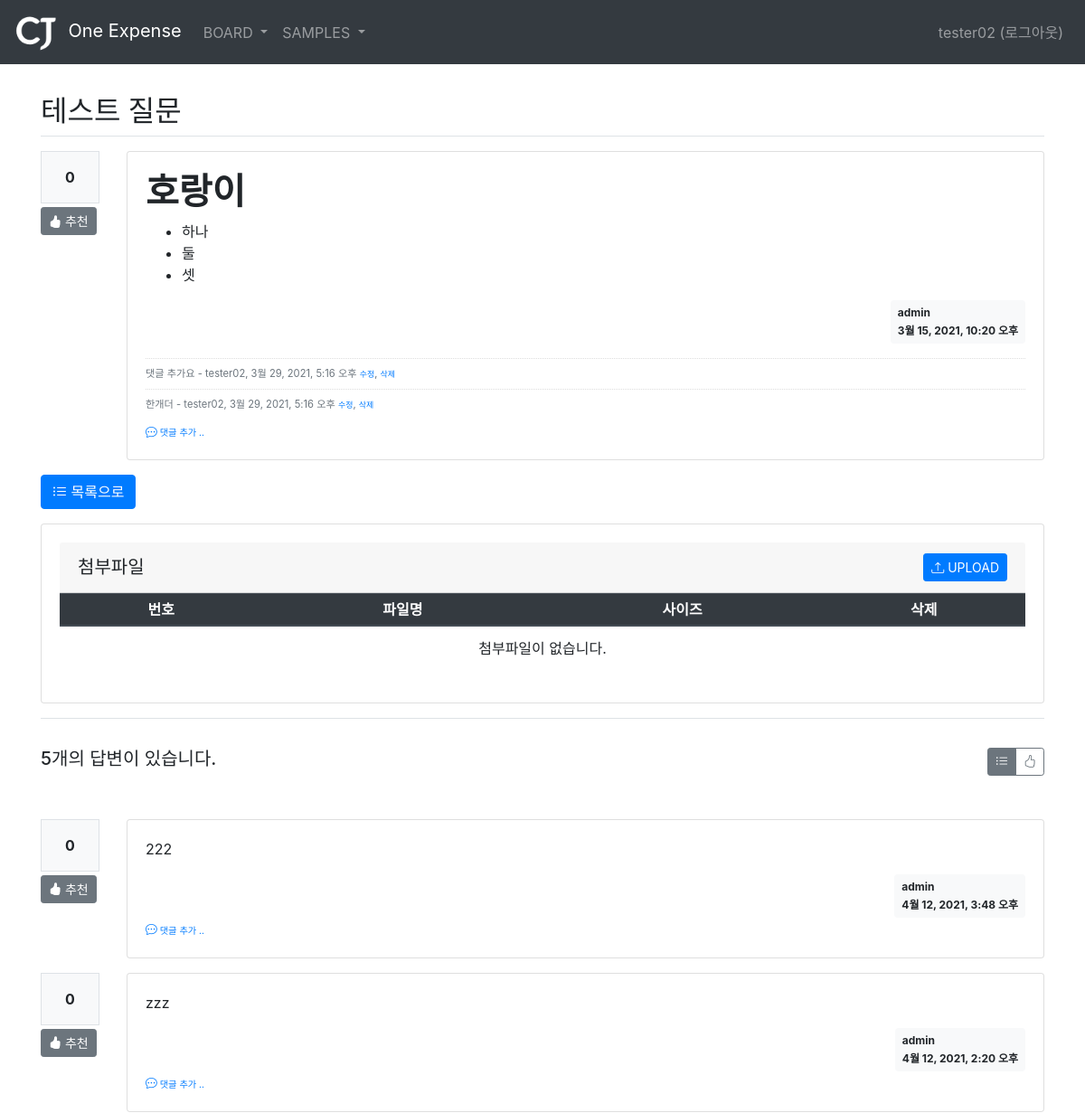
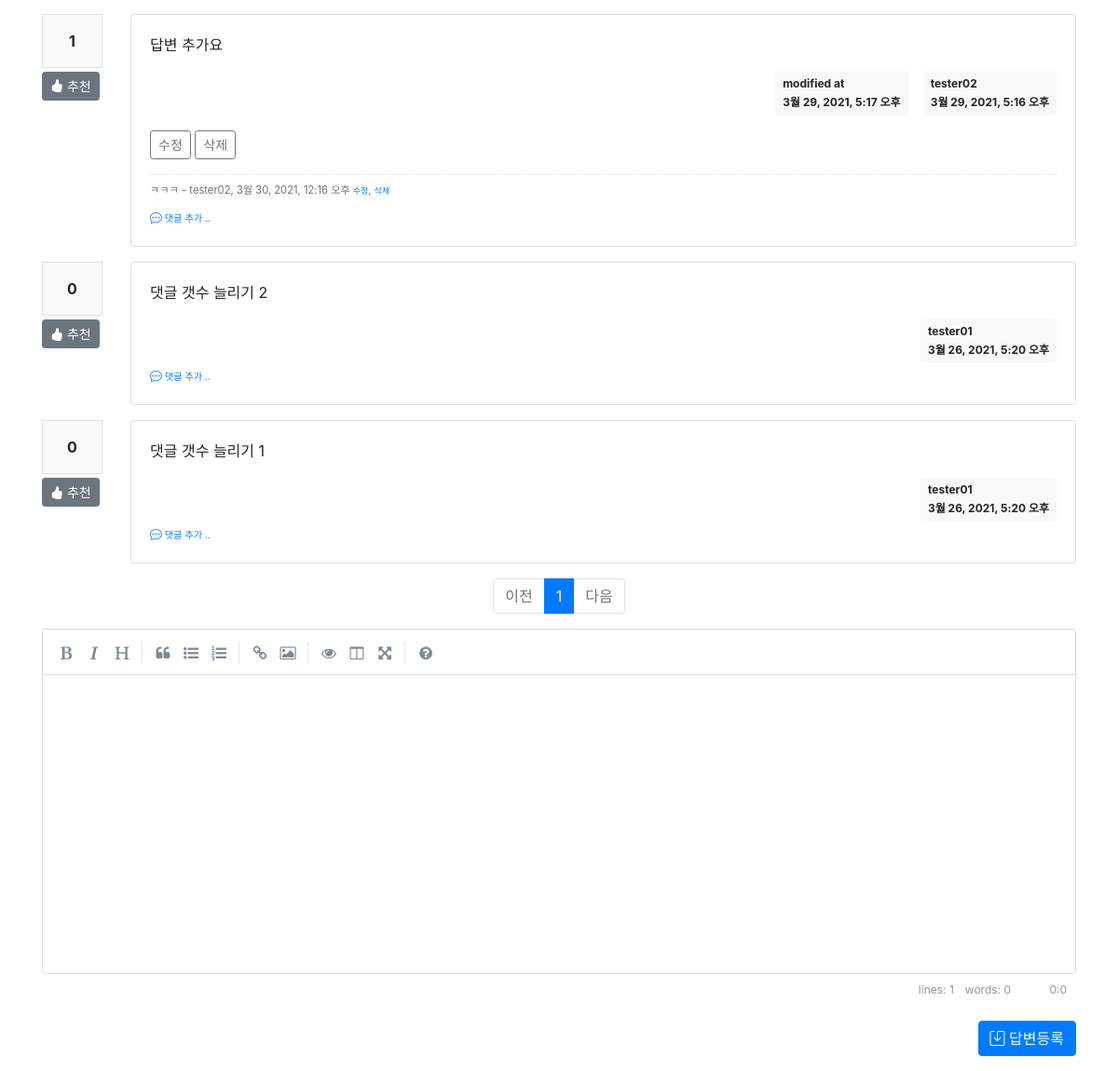
The page /board/board/detail/307/ (signed in) on the database its author committed (2 pictures, top to bottom).
### board/models.py (models this page shows, shortened)
class Board(models.Model):
    menu = models.ForeignKey(Menu, on_delete=models.CASCADE, related_name='menu_board')
    author = models.ForeignKey(User, on_delete=models.CASCADE, related_name='author_board')
    subject = models.CharField(max_length=200)
    content = models.TextField()
    hit_count = models.IntegerField(default=0)
    create_date = models.DateTimeField()
    modify_date = models.DateTimeField(null=True, blank=True)
    voter = models.ManyToManyField(User, related_name='voter_board')

class Comment(models.Model):
    author = models.ForeignKey(User, on_delete=models.CASCADE)
    content = models.TextField()
    create_date = models.DateTimeField()
    modify_date = models.DateTimeField(null=True, blank=True)
    board = models.ForeignKey(Board, null=True, blank=True, on_delete=models.CASCADE)
    reply = models.ForeignKey(Reply, null=True, blank=True, on_delete=models.CASCADE)

class Reply(models.Model):
    author = models.ForeignKey(User, on_delete=models.CASCADE, related_name='author_reply')
    board = models.ForeignKey(Board, on_delete=models.CASCADE)
    content = models.TextField()
    create_date = models.DateTimeField()
    modify_date = models.DateTimeField(null=True, blank=True)
    voter = models.ManyToManyField(User, related_name='voter_reply')

### board/views/base_views.py (the view)
# urls.py: path('board/detail/<int:board_id>/', base_views.detail, name='detail'),
@login_required(login_url='common:login')
def detail(request, board_id):
    page = request.GET.get('page', '1')  # 페이지
    so = request.GET.get('so', 'recent')  # 정렬기준
    board = get_object_or_404(Board, pk=board_id)
    board.hit_count += 1
    board.save()
    if so == 'recommend':
        reply_list = board.reply_set.all().annotate(num_voter=Count('voter')).order_by('-num_voter', '-create_date')
    else:  # recent
        reply_list = board.reply_set.all().order_by('-create_date')
    paginator = Paginator(reply_list, 5)  # 페이지당 5개씩 보여주기
    page_obj = paginator.get_page(page)
    fileForm = FileForm()
    file_list = File.objects.filter(ref_type='board', ref_id=board.id).order_by('-create_date')
    context = {'board': board, 'reply_list': page_obj, 'so': so, 'page': page, 'fileForm': fileForm, 'file_list': file_list, 'ref_type': 'board', 'ref_id': board.id}
    return render(request, 'board/board_detail.html', context)

### board/templatetags/board_filter.py (called while the page is built)
@register.filter()
def mark(value):
    extensions = ["nl2br", "fenced_code"]
    return mark_safe(markdown.markdown(value, extensions=extensions))

### templates/board/board_detail.html (shortened to what this page needs)
{% extends 'base.html' %}
{% load board_filter %}
{% block content %}
<div class="container my-3" style="padding-top:80px">
    <h2 class="border-bottom py-2">{{ board.subject }}</h2>
    <div class="row my-3">
        <div class="col-1">
            <div class="bg-light text-center p-3 border font-weight-bolder mb-1">{{board.voter.count}}</div>
            <a href="#" data-uri="{% url 'board:vote_board' board.id  %}"
               class="recommend btn btn-sm btn-secondary"><i class="bi bi-hand-thumbs-up-fill"></i> 추천</a>
        </div>
        <div class="col-11">
            <div class="card">
                <div class="card-body">
                    <div class="card-text">{{ board.content|mark }}</div>
                    <div class="d-flex justify-content-end">
                        <div class="badge badge-light p-2 text-left">
                            <div class="mb-2">{{ board.author.username }}</div>
                            <div>{{ board.create_date }}</div>
                        </div>
                    </div>
                    {% if board.comment_set.count > 0 %}
                    <div class="mt-3">
                    {% for comment in board.comment_set.all %}
                        <div class="comment py-2 text-muted">
                            <span style="white-space: pre-line;">{{ comment.content }}</span>
                            <span>
                                - {{ comment.author }}, {{ comment.create_date }}
                            </span>
                            {% if request.user == comment.author %}
                            <a href="{% url 'board:comment_modify_board' comment.id  %}" class="small">수정</a>,
                            <a href="#" class="small delete"
                               data-uri="{% url 'board:comment_delete_board' comment.id  %}">삭제</a>
                            {% endif %}
                        </div>
                    {% endfor %}
                    </div>
                    {% endif %}
                    <div>
                        <a href="{% url 'board:comment_create_board' board.id  %}"
                           class="small"><i class="bi bi-chat-dots"></i><small> 댓글 추가 ..</small></a>
                    </div>
                </div>
            </div>
        </div>
    </div>
    <a href="{% url 'board:list' board.menu_id %}" class="btn btn-primary"><i class="bi bi-list-ul"></i> 목록으로</a>
    <div class="row my-3">
        <div class="col-12">
            <div class="card">
                <div class="card-body">
                    <h5 class="card-header d-flex justify-content-between align-items-center">
                        첨부파일
                        <button id="upload_popup_btn" type="button" class="btn btn-sm btn-primary"><i class="bi bi-upload"></i> UPLOAD</button>
                    </h5>
                    <table class="table">
                        <thead>
                        <tr class="text-center thead-dark table-sm">
                            <th>번호</th>
                            <th>파일명</th>
                            <th>사이즈</th>
                            <th>삭제</th>
                        </tr>
                        </thead>
                        <tbody>
                        {% if file_list %}
                        {% for file in file_list %}
                        <tr class="text-center">
                            <td>{{ forloop.counter }}</td>
                            <td>
                                <a href="{% url 'common:file_download' file.id  %}">{{ file.file_name }}</a>
                            </td>
                            <td>
                                {{ file.file_data.size }}
                            </td>
                            <td>
                                <a href="#" data-uri="{% url 'common:file_delete' file.id %}" class="file_delete badge badge-danger" type="button">DELETE</a>
                            </td>
                        </tr>
                        {% endfor %}
                        {% else %}
                        <tr>
                            <td colspan="4" class="text-center">첨부파일이 없습니다.</td>
                        </tr>
                        {% endif %}
                        </tbody>
                    </table>
                </div>
            </div>
        </div>
    </div>
    <div class="d-flex justify-content-between border-top my-3 py-2">
        <h5 class="my-3 py-2">{{ reply_list.paginator.count }}개의 답변이 있습니다.</h5>
        <div class="btn-group my-3 py-2" role="group">
            <button type="button" class="btn btn-sm btn-outline-secondary so {% if so == 'recent' %}active{% endif %}" data-so="recent"  data-original-title="최신순">
                <i class="bi bi-list-ul"></i>
            </button>
            <button type="button" class="btn btn-sm btn-outline-secondary so {% if so == 'recommend' %}active{% endif %}" data-so="recommend" data-original-title="추천순">
                <i class="bi bi-hand-thumbs-up"></i>
            </button>
        </div>
    </div>
    {% for reply in reply_list %}
    <div class="row my-3">
        <div class="col-1">
            <div class="bg-light text-center p-3 border font-weight-bolder mb-1">{{reply.voter.count}}</div>
            <a href="#" data-uri="{% url 'board:vote_reply' reply.id  %}"
                class="recommend btn btn-sm btn-secondary"><i class="bi bi-hand-thumbs-up-fill"></i> 추천</a>
        </div>
        <div class="col-11">
            <div class="card">
                <div class="card-body">
                    <div class="card-text">{{ reply.content|mark }}</div>
                    <div class="d-flex justify-content-end">
                        {% if reply.modify_date %}
                        <div class="badge badge-light p-2 text-left mx-3">
                            <div class="mb-2">modified at</div>
                            <div>{{ reply.modify_date }}</div>
                        </div>
                        {% endif %}
                        <div class="badge badge-light p-2 text-left">
                            <div class="mb-2">{{ reply.author.username }}</div>
                            <div>{{ reply.create_date }}</div>
                        </div>
                    </div>
                    {% if request.user == reply.author %}
                    <div class="my-3">
                        <a href="{% url 'board:reply_modify' reply.id  %}"
                           class="btn btn-sm btn-outline-secondary">수정</a>
                        <a href="#" class="delete btn btn-sm btn-outline-secondary "
                           data-uri="{% url 'board:reply_delete' reply.id  %}">삭제</a>
                    </div>
                    {% endif %}
                    {% if reply.comment_set.count > 0 %}
                    <div class="mt-3">
                    {% for comment in reply.comment_set.all %}
                        <div class="comment py-2 text-muted">
                            <span style="white-space: pre-line;">{{ comment.content }}</span>
                            <span>
                                - {{ comment.author }}, {{ comment.create_date }}
                            </span>
                            {% if request.user == comment.author %}
                            <a href="{% url 'board:comment_modify_reply' comment.id  %}" class="small">수정</a>,
                            <a href="#" class="small delete"
                               data-uri="{% url 'board:comment_delete_reply' comment.id  %}">삭제</a>
                            {% endif %}
                        </div>
                    {% endfor %}
                    </div>
                    {% endif %}
                    <div>
                        <a href="{% url 'board:comment_create_reply' reply.id  %}"
                           class="small"><i class="bi bi-chat-dots"></i><small> 댓글 추가 ..</small></a>
                    </div>
                </div>
            </div>
        </div>
    </div>
    {% endfor %}
    <ul class="pagination justify-content-center">
        {% if reply_list.has_previous %}
        <li class="page-item">
           <a class="page-link" data-page="{{ reply_list.previous_page_number }}" href="#">이전</a>
        </li>
        {% else %}
        <li class="page-item disabled">
            <a class="page-link" tabindex="-1" aria-disabled="true" href="#">이전</a>
        </li>
        {% endif %}
        {% for page_number in reply_list.paginator.page_range %}
            {% if page_number >= reply_list.number|add:-5 and page_number <= reply_list.number|add:5 %}
                {% if page_number == reply_list.number %}
                <li class="page-item active" aria-current="page">
                    <a class="page-link" data-page="{{ page_number }}" href="#">{{ page_number }}</a>
                </li>
                {% else %}
                <li class="page-item">
                    <a class="page-link" data-page="{{ page_number }}" href="#">{{ page_number }}</a>
                </li>
                {% endif %}
            {% endif %}
        {% endfor %}
        {% if reply_list.has_next %}
        <li class="page-item">
            <a class="page-link" data-page="{{ reply_list.next_page_number }}" href="#">다음</a>
        </li>
        {% else %}
        <li class="page-item disabled">
            <a class="page-link" tabindex="-1" aria-disabled="true" href="#">다음</a>
        </li>
        {% endif %}
    </ul>
    <form action="{% url 'board:reply_create' board.id %}" method="post" class="my-3">
        <div class="form-group">
        </div>
        <div class="d-flex justify-content-end">
            <button type="submit" class="btn btn-primary"><i class="bi bi-save"></i> 답변등록</button>
        </div>
    </form>
</div>
{% endblock %}

### templates/navbar.html (shortened to what this page needs)
{% load static %}
<header>
    <nav class="navbar navbar-expand-md navbar-dark fixed-top bg-dark">
        <a class="navbar-brand" href="/">
            <img src="{% static '/images/logo_cj_white.png' %}" class="img-fluid" style="height:45px; padding-right:5px"> One Expense
        </a>
        <div class="collapse navbar-collapse" id="navbarCollapse">
            <ul class="navbar-nav mr-auto">
                <li class="nav-item dropdown">
                    {% if user.is_authenticated %}
                    <a class="nav-link dropdown-toggle" href="{% url 'board:list' 1 %}" data-toggle="dropdown"> BOARD </a>
                    {% endif %}
                </li>
                <li class="nav-item dropdown">
                    {% if user.is_authenticated %}
                    <a class="nav-link dropdown-toggle" href="{% url 'board:list' 1 %}" data-toggle="dropdown"> SAMPLES </a>
                    {% endif %}
                </li>
            </ul>
            <ul class="navbar-nav">
                <li class="nav-item">
                    {% if user.is_authenticated %}
                    <a class="nav-link" href="{% url 'common:logout' %}">{{ user.username }} (로그아웃)</a>
                    {% else %}
                    <a class="nav-link" href="{% url 'common:login' %}">로그인</a>
                    {% endif %}
                </li>
            </ul>
        </div>
    </nav>
</header>

### static/style.css (style rules this page uses)
.comment { border-top:dotted 1px #ddd; font-size:0.7em; }

### rows shown on the page
Board: subject "테스트 질문", voter.count "0", content|mark "호랑이 하나 둘 셋", author.username "admin", create_date "3월 15, 2021, 10:20 오후"
Comment: content "댓글 추가요", author "tester02", create_date "3월 29, 2021, 5:16 오후", shows "수정"
Comment: content "한개더", author "tester02", create_date "3월 29, 2021, 5:16 오후", shows "수정"
Reply: voter.count "0", content|mark "222", author.username "admin", create_date "4월 12, 2021, 3:48 오후"
Reply: voter.count "0", content|mark "zzz", author.username "admin", create_date "4월 12, 2021, 2:20 오후"
Reply: voter.count "1", content|mark "답변 추가요", modify_date "3월 29, 2021, 5:17 오후", author.username "tester02", create_date "3월 29, 2021, 5:16 오후", shows "수정"
Comment: content "ㅋㅋㅋ", author "tester02", create_date "3월 30, 2021, 12:16 오후", shows "수정"
Reply: voter.count "0", content|mark "댓글 갯수 늘리기 2", author.username "tester01", create_date "3월 26, 2021, 5:20 오후"
Reply: voter.count "0", content|mark "댓글 갯수 늘리기 1", author.username "tester01", create_date "3월 26, 2021, 5:20 오후"

### other values the page prints
{{ user.username }} "tester02"
{{ reply_list.paginator.count }} "5"
{{ page_number }} "1"
